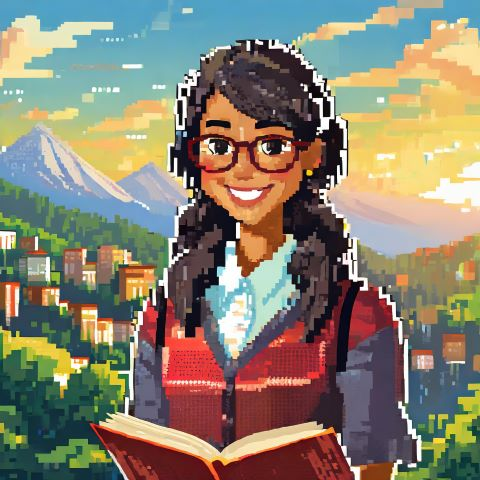
#> input picture images/author.jpg, 480 x 480 px
$ python img_to_240_circle.py ../images/author.jpg out.png
#> lines starting #> are read from the running program, lines starting #| are printed output that depends on the picture
#!/usr/bin/env python3
import argparse
import math
from PIL import Image


NUM_CIRCLE_IMAGES = 24

def process_image(input_path, output_path, circle):
    # Open the input image
#> called with input_path = '../images/author.jpg', output_path = 'out.png', circle = False
    img = Image.open(input_path)
#> img is the input picture: PIL image 480x480 RGB; mean R, G, B 136.5, 129.5, 112

    # Optionally, you might want to verify the image is 480x480
    if img.size != (480, 480):
        print("Warning: Input image is not 480x480. Continuing anyway.")

    # Resize the image to 240x240
    resized = img.resize((240, 240), Image.LANCZOS)
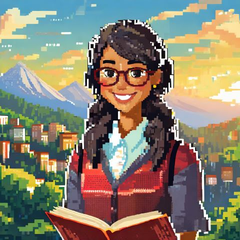
#> resized: PIL image 240x240 RGB; mean R, G, B 136.4, 129.4, 112

    if not circle:
        # Save the single 240x240 image
        resized.save(output_path, format="JPEG")
    else:
        # For a clock-face, use 24 positions, one every 15 degrees.
        # We'll treat 0° as 12 o'clock (i.e. upward) and increase clockwise.
        navy = (0, 0, 128)
        for i in range(24):
            # Compute the angle in degrees (0°, 15°, 30°, …)
            angle_deg = i * 360 // NUM_CIRCLE_IMAGES
            # Compute the offset vector.
            # For a clock face, at 0° the offset should be (0, -60) (i.e. 60 pixels upward).
            # Use: dx = 60*sin(angle) and dy = -60*cos(angle)
            rad = math.radians(angle_deg)
            dx = int(round(60 * math.sin(rad)))
            dy = int(round(-60 * math.cos(rad)))

            # Create a navy blue canvas
            canvas = Image.new("RGB", (240, 240), navy)

            # When pasting the 240x240 image with top-left at (dx, dy),
            # parts may lie outside the canvas.
            # Compute the overlapping region between the canvas and the shifted image.
            # Destination coordinates on the canvas:
            dst_x0 = max(0, dx)
            dst_y0 = max(0, dy)
            dst_x1 = min(240, dx + 240)
            dst_y1 = min(240, dy + 240)
            # Corresponding source coordinates on the resized image:
            src_x0 = max(0, -dx)
            src_y0 = max(0, -dy)
            src_x1 = src_x0 + (dst_x1 - dst_x0)
            src_y1 = src_y0 + (dst_y1 - dst_y0)

            # Crop the appropriate region from the resized image
            cropped = resized.crop((src_x0, src_y0, src_x1, src_y1))
            # Paste it onto the canvas at the computed destination offset
            canvas.paste(cropped, (dst_x0, dst_y0))

            # Save the result. The filename is built from the given output_path.
            # For example, if output_path is "output.jpg", images will be saved as "output_00.jpg", "output_01.jpg", etc.
            base, ext = output_path.rsplit(".", 1)
            output_filename = f"{base}_{i:02d}.{ext}"
            canvas.save(output_filename, format="JPEG")
            print(f"Saved: {output_filename}")

def main():
    parser = argparse.ArgumentParser(
        description="Resize a 480x480 JPEG to 240x240. If --circle is given, produce 24 images with a circular offset."
    )
    parser.add_argument("input", help="Path to the input 480x480 JPEG image")
    parser.add_argument("output", help="Path for the output JPEG image (or base name if using --circle)")
    parser.add_argument("--circle", action="store_true", help=f"Generate {NUM_CIRCLE_IMAGES} images with circular offsets")

    args = parser.parse_args()
    process_image(args.input, args.output, args.circle)

if __name__ == "__main__":
    main()

$ run again, on images/movie_star.jpg
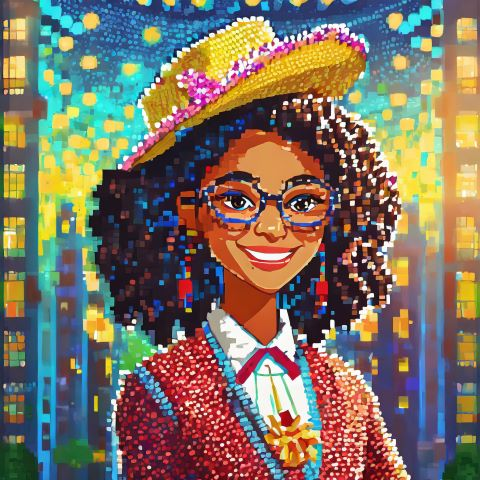
#> input picture images/movie_star.jpg, 480 x 480 px
#> in process_image, img is the input picture: PIL image 480x480 RGB; mean R, G, B 126, 113.7, 98.4
#> in process_image, `resized = img.resize((240, 240), Image.LANCZOS)`:
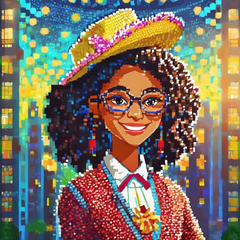
#> resized: PIL image 240x240 RGB; mean R, G, B 125.8, 113.6, 98.3

$ run again, on images/psychic.jpg
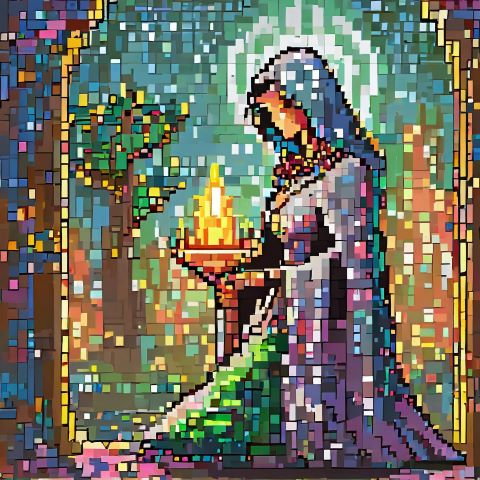
#> input picture images/psychic.jpg, 480 x 480 px
#> in process_image, img is the input picture: PIL image 480x480 RGB; mean R, G, B 112.9, 111.9, 97.3
#> in process_image, `resized = img.resize((240, 240), Image.LANCZOS)`:
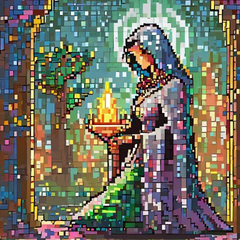
#> resized: PIL image 240x240 RGB; mean R, G, B 112.8, 111.9, 97.3

$ run again, on images/queen.jpg
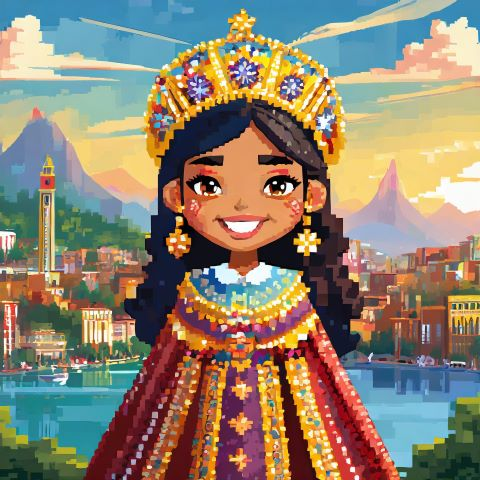
#> input picture images/queen.jpg, 480 x 480 px
#> in process_image, img is the input picture: PIL image 480x480 RGB; mean R, G, B 142.4, 130.8, 111.9
#> in process_image, `resized = img.resize((240, 240), Image.LANCZOS)`:
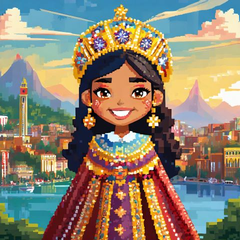
#> resized: PIL image 240x240 RGB; mean R, G, B 142.4, 130.8, 111.9
